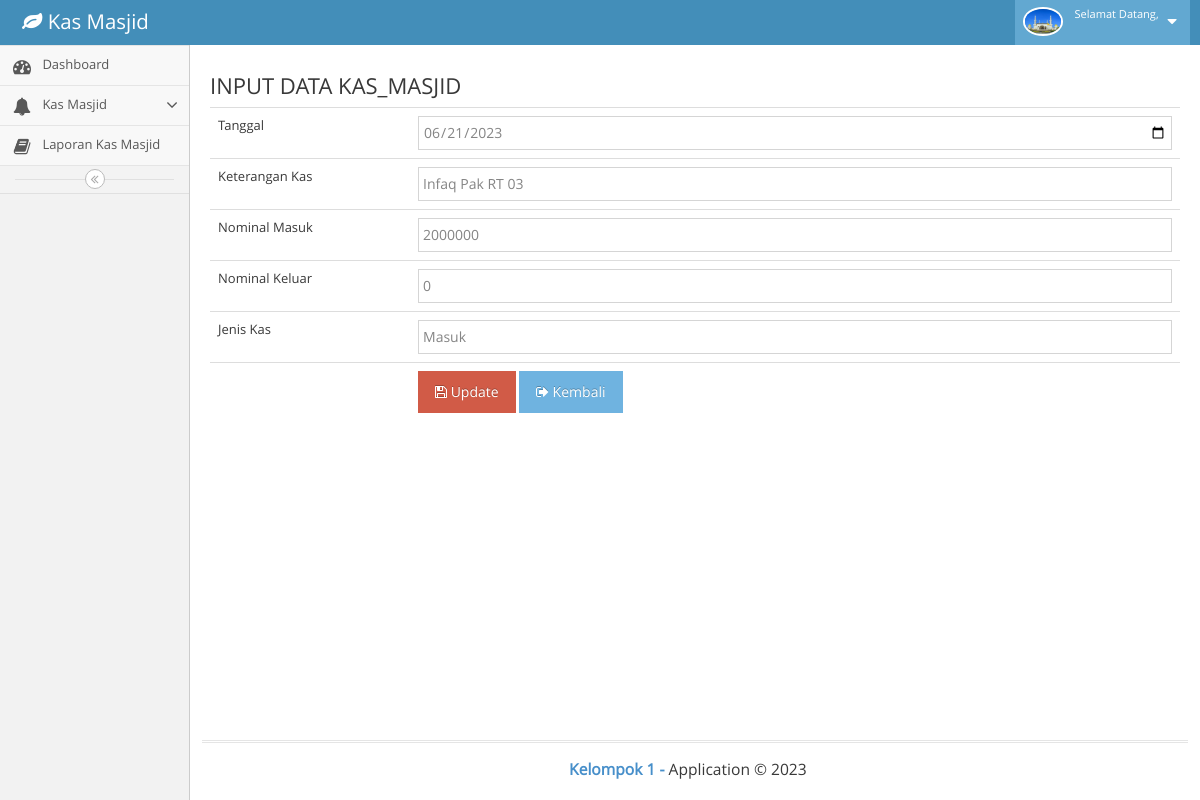
/rekap_kas_masjid/update/45, run on the app's committed database.
### tables this page shows
CREATE TABLE `kas_masjid` (
  `id_km` int(11) NOT NULL,
  `tgl_km` date NOT NULL,
  `uraian_km` varchar(200) NOT NULL,
  `masuk` int(11) NOT NULL,
  `keluar` int(11) NOT NULL,
  `jenis` enum('Masuk','Keluar') NOT NULL
);

### application/libraries/Template.php (called while the page is built)
<?php
Class Template{
    var $template_data = array();
    function set($name, $value)
    {
        $this->template_data[$name]=$value;
    }
    function load($template ='', $view ='', $view_data = array(), $return =FALSE)
    {
        $this->CI=& get_instance();
        $this->set('contents',$this->CI->load->view($view, $view_data, TRUE));
        return $this->CI->load->view($template, $this->template_data, $return);
    }
}

### application/controllers/Rekap_kas_masjid.php (called while the page is built, shortened)
<?php
class Rekap_kas_masjid extends CI_Controller
{
    public function update($id)
    {
        $row = $this->Rekap_kas_masjid_model->get_by_id($id);
        if ($row) {
            $data = array(
                'button' => 'Update',
                'action' => site_url('rekap_kas_masjid/update_action'),
                'id_km' => set_value('id_km', $row->id_km),
                'tgl_km' => set_value('tgl_km', $row->tgl_km),
                'uraian_km' => set_value('uraian_km', $row->uraian_km),
                'masuk' => set_value('masuk', $row->masuk),
                'keluar' => set_value('keluar', $row->keluar),
                'jenis' => set_value('jenis', $row->jenis),
            );
            $this->template->load('template','rekap_kas_masjid/kas_masjid_form', $data);
        } else {
            $this->session->set_flashdata('message', 'Record Not Found');
            redirect(site_url('rekap_kas_masjid'));
        }
    }
}

### index.php (called while the page is built, shortened)
<?php
require_once BASEPATH.'core/CodeIgniter.php';

### application/models/Rekap_kas_masjid_model.php (called while the page is built, shortened)
<?php
class Rekap_kas_masjid_model extends CI_Model
{
    public $table = 'kas_masjid';
    public $id = 'id_km';
    function get_by_id($id)
    {
        $this->db->where($this->id, $id);
        return $this->db->get($this->table)->row();
    }
}

### application/views/rekap_kas_masjid/kas_masjid_form.php (the view, shortened to what this page needs)
<div class="content-wrapper">
    <section class="content">
        <div class="box box-warning box-solid">
            <div class="box-header with-border">
                <h3 class="box-title">INPUT DATA KAS_MASJID</h3>
            </div>
            <form action="<?= $action; ?>" method="post">
				<table class='table table-bordered>'>
					<tr>
						<td width='200'>
							Tanggal <?= form_error('tgl_km') ?>
						</td>
						<td>
							<input type="date" class="form-control" name="tgl_km" id="tgl_km" placeholder="Tgl Km" value="<?= $tgl_km; ?>" />
						</td>
					</tr>
					<tr>
						<td width='200'>
							Keterangan Kas <?= form_error('uraian_km') ?>
						</td>
						<td>
							<input type="text" class="form-control" name="uraian_km" id="uraian_km" placeholder="Uraian Km" value="<?= $uraian_km; ?>" />
						</td>
					</tr>
					<tr>
						<td width='200'>
							Nominal Masuk <?= form_error('masuk') ?>
						</td>
						<td>
							<input type="text" class="form-control" name="masuk" id="masuk" placeholder="Nominal Masuk" value="<?= $masuk; ?>" />
						</td>
					</tr>
					<tr>
						<td width='200'>
							Nominal Keluar <?= form_error('keluar') ?>
						</td>
						<td>
							<input type="text" class="form-control" name="keluar" id="keluar" placeholder="Nominal Keluar" value="<?= $keluar; ?>" />
						</td>
					</tr>
					<tr>
						<td width='200'>
							Jenis Kas <?= form_error('jenis') ?>
						</td>
						<td>
							<input type="text" class="form-control" name="jenis" id="jenis" placeholder="Jenis" value="<?= $jenis; ?>" />
						</td>
					</tr>
					<tr>
						<td></td>
						<td>
							<button type="submit" class="btn btn-danger"><i class="fa fa-floppy-o"></i> <?= $button ?></button>
							<a href="<?= site_url('rekap_kas_masjid') ?>" class="btn btn-info"><i class="fa fa-sign-out"></i> Kembali</a>
						</td>
					</tr>
				</table>
			</form>
		</div>
	</section>
</div>

### data on the page
kas_masjid: tgl_km "06/21/2023", uraian_km "Infaq Pak RT 03", masuk "2000000", keluar "0", jenis "Masuk"

### other printed values
$button "Update"
